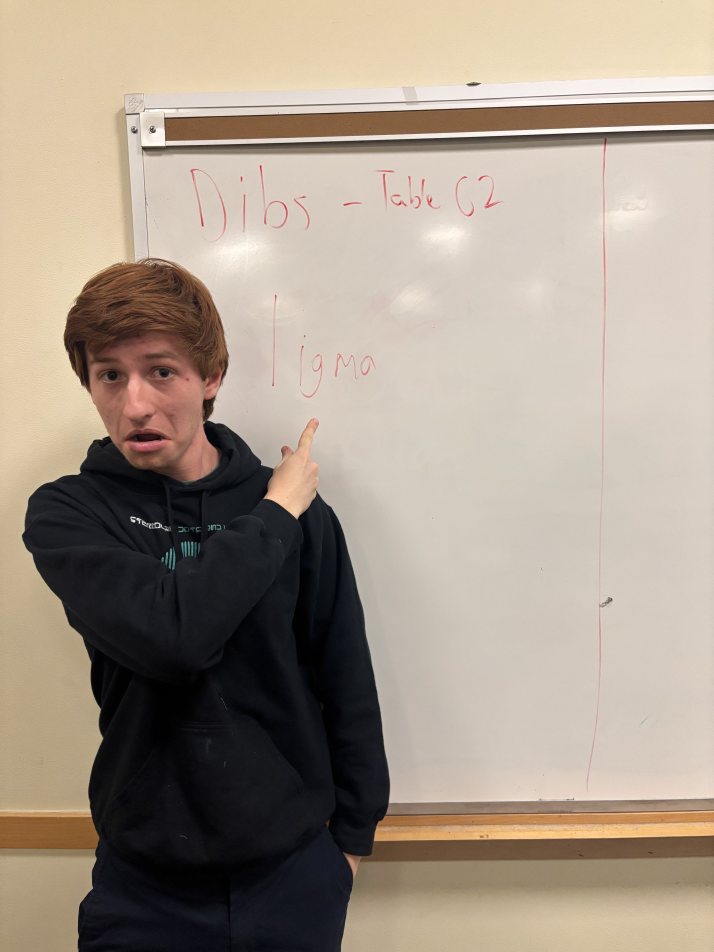
#> input picture test_images/IMG_1890.jpg, 4284 x 5712 px (shown at 1/6 size)
$ python Whiteboard.py
#> lines starting #> are read from the running program, lines starting #| are printed output that depends on the picture; after the words box and inside, x2 and y2 are one past the last pixel; in counts of white or black regions, pixels touching at a corner belong together
import cv2
import numpy as np

"""

PART ONE: Getting whiteboard mask
(Imagine defining methods)
"""

gaussian_kernel = (5, 5)
# start by getting the whiteboard as a mask


# Load image
image = cv2.imread('test_images/IMG_1890.jpg')
#> image is the input picture: shape (5712, 4284, 3); mean B, G, R 137.5, 151.6, 164.7
# bg_whiteboard is our buffer image
bg_whiteboard = cv2.imread('Background2.jpg')
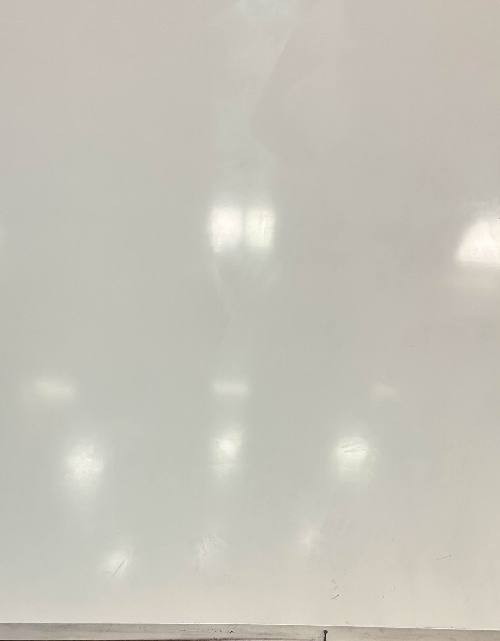
#> input picture Background2.jpg, 500 x 641 px
#> bg_whiteboard is the input picture: shape (641, 500, 3); mean B, G, R 185.3, 195.1, 197.8
print("image")

image = cv2.resize(image, (500,900))
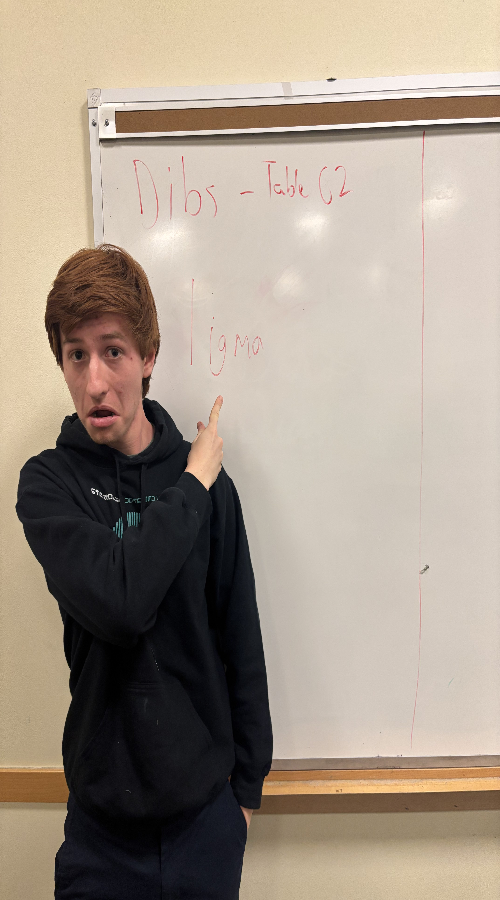
#> image: shape (900, 500, 3); mean B, G, R 137.4, 151.5, 164.6

# Convert to HSV color space
hsv = cv2.cvtColor(image, cv2.COLOR_BGR2HSV)
#> hsv: shape (900, 500, 3); mean H, S, V 34.8, 52.3, 165.7

# Define color range (example: detecting blue)
lower_bound = np.array([0, 0, 175])  # Lower HSV threshold
upper_bound = np.array([255, 30, 255]) # Upper HSV threshold

# Create mask
mask = cv2.inRange(hsv, lower_bound, upper_bound)
#> mask: shape (900, 500); 41.1% white; 132 white regions (122 under 20 px), largest, box (x1, y1, x2, y2) and area: (87, 71, 500, 750) 183798, (326, 754, 444, 758) 175, (187, 192, 200, 213) 156

#blurred = cv2.GaussianBlur(mask, gaussian_kernel, 0)

# Apply morphological operations
#mask = cv2.morphologyEx(mask, cv2.MORPH_OPEN, morphology_kernel)
#mask = cv2.morphologyEx(mask, cv2.MORPH_CLOSE, morphology_kernel)

# Assume `mask` is your unfilled binary mask
filled_mask = mask.copy()

# Morphological closing to fill gaps
kernel = np.ones((5,5), np.uint8)
mask = cv2.morphologyEx(mask, cv2.MORPH_CLOSE, kernel)
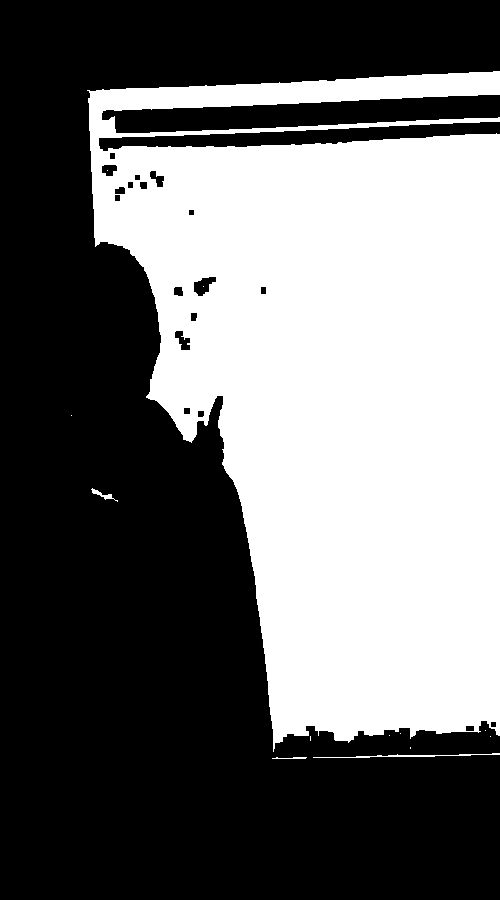
#> mask: shape (900, 500); 42.6% white; 13 white regions (9 under 20 px)

# Find contours of the mask
contours, _ = cv2.findContours(mask, cv2.RETR_EXTERNAL, cv2.CHAIN_APPROX_SIMPLE)
#> contours = 11 contours, 8 with area under 20; largest, box (x1, y1, x2, y2) and area: (87, 71, 500, 752) 190354, (313, 753, 500, 758) 86, (91, 488, 118, 502) 61

# Fill the detected contours
#mask = cv2.drawContours(mask, contours, -1, (255), thickness=cv2.FILLED)

# Get bounding box
if contours:
    contours = sorted(contours, key=cv2.contourArea, reverse=True)
    largest_contour = contours[0]
#> largest_contour = contour of 662 points, box (x1, y1, x2, y2) (87, 71, 500, 752), area 190354

    # Get bounding box
    x, y, w, h = cv2.boundingRect(largest_contour)
#> x = 87; y = 71; w = 413; h = 681
    whiteboard = image[y:y+h, x:x+w]

    #cv2.rectangle(image, (x, y), (x + w, y + h), (0, 255, 0), 2)

    filled_mask = mask.copy()
    #filled_mask = cv2.drawContours(filled_mask, [largest_contour], -1, 255, thickness=cv2.FILLED)
    cv2.rectangle(filled_mask, (x, y), (x + w, y + h), 255, thickness=cv2.FILLED)
#> filled_mask: shape (900, 500); 62.7% white; 1 black region, box (x1, y1, x2, y2) and area: (0, 0, 500, 900) 168009

cv2.imshow("Extracted Whiteboard", whiteboard)
#cv2.imwrite("Background2.jpg", whiteboard)

"""

PART TWO: SEGMENTING OBJECTS ON THE IMAGE

"""
# Get dimensions of the regular image
height, width = whiteboard.shape[:2]
#> height = 681; width = 413

# Resize the background to match the regular image
bg_whiteboard = cv2.resize(bg_whiteboard, (width, height))
#> bg_whiteboard: shape (681, 413, 3)

# # Ensure the images are of the same size
if whiteboard.shape != bg_whiteboard.shape:
    print("Images must be the same size!")
    exit()

#Calculate the absolute difference
difference = cv2.absdiff(bg_whiteboard, whiteboard)

difference = cv2.cvtColor(difference, cv2.COLOR_BGR2GRAY)
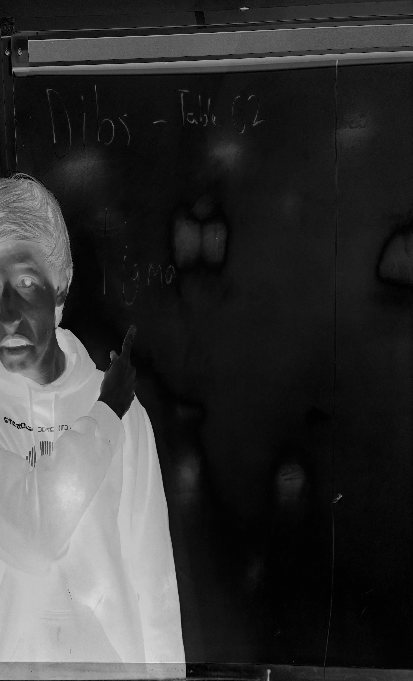
#> difference: shape (681, 413); min 0, max 232, mean 53.2

#blurred_mask = cv2.GaussianBlur(difference, (5, 5), 0)

# Apply thresholding to highlight differences
_, thresholded = cv2.threshold(difference, 30, 255, cv2.THRESH_BINARY)  # Adjust the threshold value
#> thresholded: shape (681, 413); 33.5% white; 499 white regions (465 under 20 px), largest, box (x1, y1, x2, y2) and area: (0, 172, 261, 681) 64525, (0, 0, 413, 80) 20899, (269, 663, 413, 681) 1604


#this is a little high
kernel = np.ones((6, 6), np.uint8)
thresholded = cv2.morphologyEx(thresholded, cv2.MORPH_CLOSE, kernel)
#> thresholded: shape (681, 413); 35.9% white; 115 white regions (86 under 20 px), largest, box (x1, y1, x2, y2) and area: (0, 155, 413, 681) 67409, (0, 0, 413, 107) 24306, (328, 98, 386, 189) 2170
thresholded = cv2.morphologyEx(thresholded, cv2.MORPH_OPEN, kernel)  # Remove small noise
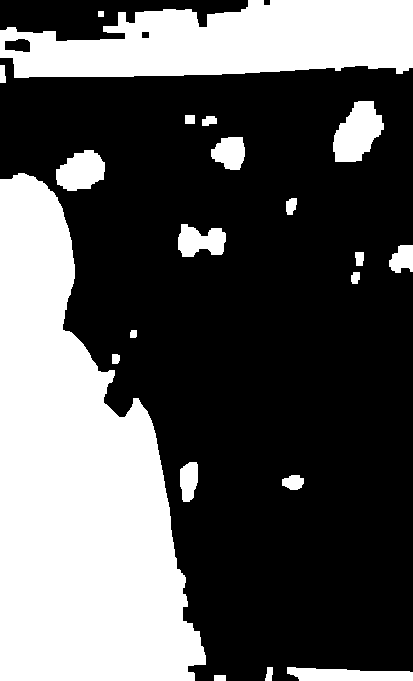
#> thresholded: shape (681, 413); 35.1% white; 21 white regions

# FINDING AND IGNORING SMALL WIDTH OBJECTS

# # Find contours
contours, _ = cv2.findContours(thresholded, cv2.RETR_EXTERNAL, cv2.CHAIN_APPROX_SIMPLE)
#> contours = 21 contours; largest, box (x1, y1, x2, y2) and area: (0, 173, 206, 681) 64984, (0, 0, 413, 78) 23730, (333, 101, 384, 162) 1970, (56, 150, 105, 191) 1378, (287, 667, 413, 681) 1230

# Define the minimum width threshold
min_width = 40  # Adjust as needed

# Create a copy of the mask to modify
filtered_mask = thresholded.copy()

# Iterate over contours
for contour in contours:
    # Get the bounding rectangle of the contour
    x, y, w, h = cv2.boundingRect(contour)

    # Check if the width is smaller than the threshold
    if w < min_width or h < min_width:
        # Remove the object by setting its pixels to 0
        cv2.drawContours(filtered_mask, [contour], -1, 0, thickness=cv2.FILLED)
#> this loop made 21 passes
#> (x, y, w, h) on passes 2 to 13: (287, 667, 126, 14), (265, 667, 8, 14), (282, 475, 22, 15), (180, 462, 18, 40), (112, 354, 8, 10), (130, 330, 7, 8), (351, 272, 9, 12), (355, 252, 9, 14), (389, 245, 24, 28), (178, 224, 48, 33), (286, 198, 11, 17), (0, 173, 206, 508)
#> (contour, x, y, w, h) on passes 1, 17, 20: ([[214, 675], [214, 680], [225, 680], [225, 675]], 214, 675, 12, 6), ([[185, 115], [185, 123], [194, 123], [194, 115]], 185, 115, 10, 9), ([[98, 11], [98, 16], [103, 16], [103, 11]], 98, 11, 6, 6)
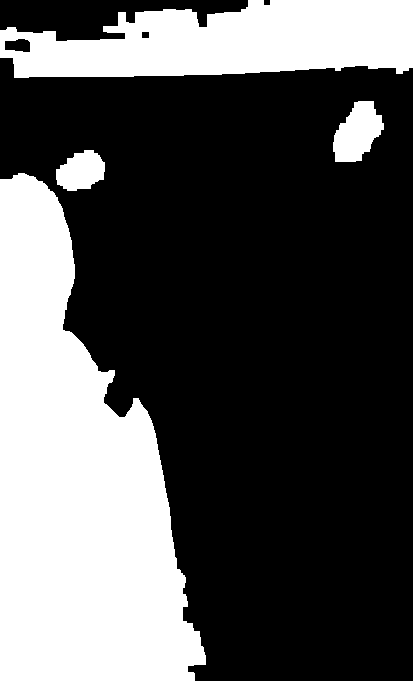
#> filtered_mask: shape (681, 413); 33.1% white; 4 white regions, box (x1, y1, x2, y2) and area: (0, 173, 206, 681) 65668, (0, 0, 413, 78) 23971, (333, 101, 384, 162) 2068, (56, 150, 105, 191) 1455


#Display the results
#cv2.imshow("Difference", difference)
#cv2.imshow("Thresholded Difference", filtered_mask)

"""

PART 3: Overlaying buffer
Image 2: Foreground with mask, Image 1: Background/Buffer

Replacing mask area of image 2 with original area from image 1

"""
# Ensure the images and mask have the same size
# if image1.shape[:2] != image2.shape[:2] or image1.shape[:2] != mask.shape[:2]:
#     print("All inputs must have the same dimensions!")
#     exit()

mask1 = filtered_mask.copy()
# Extract the region from image1 using the mask
region_from_image1 = cv2.bitwise_and(bg_whiteboard, bg_whiteboard, mask=mask1)

# if filtered_mask.shape[:2] != bg_whiteboard.shape[:2]:
#     filtered_mask = cv2.resize(filtered_mask, (bg_whiteboard.shape[1], bg_whiteboard.shape[0]))

#_, bmask = cv2.threshold(mask1, 1, 255, cv2.THRESH_BINARY)

# Invert the mask to black-out the area on image2
inverted_mask = cv2.bitwise_not(mask1)
image2_background = cv2.bitwise_and(whiteboard, whiteboard, mask=inverted_mask)

#cv2.imshow("i2bg", image2_background)
# Combine the region from image1 with the background from image2
result = cv2.add(image2_background, region_from_image1)
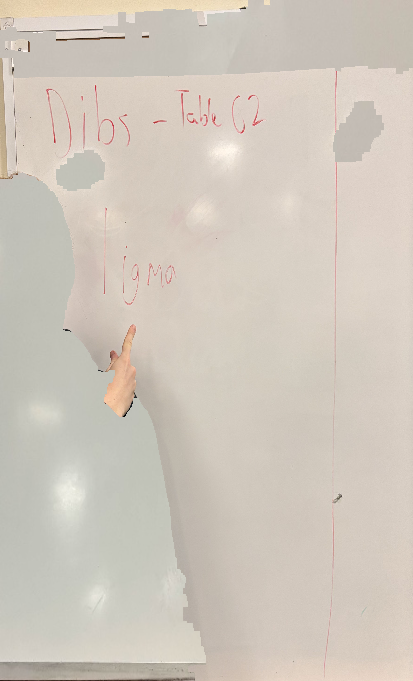
#> result: shape (681, 413, 3); mean B, G, R 189.2, 199.9, 208.1

cv2.imshow("Result", result)

# [7 lines of commented-out code are left out]
cv2.waitKey(0)
cv2.destroyAllWindows()
